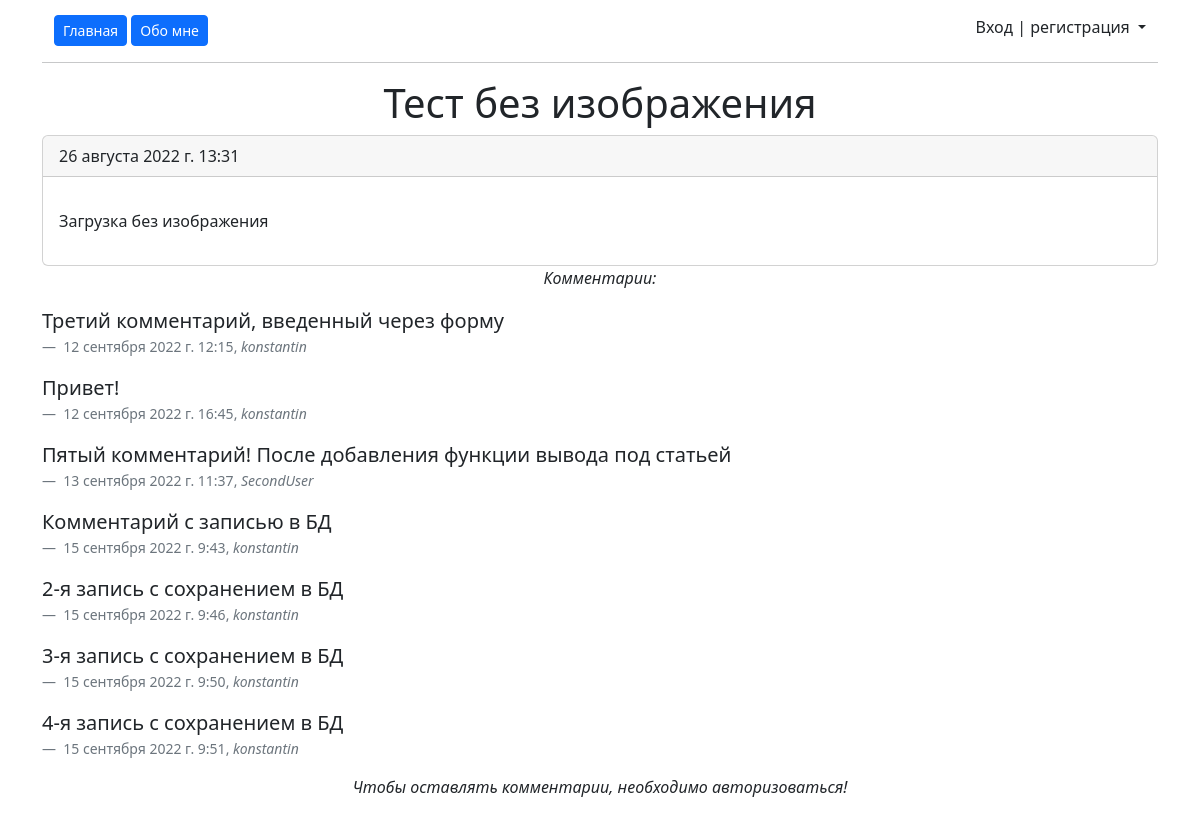
Before: /test-without-image with the older database file.
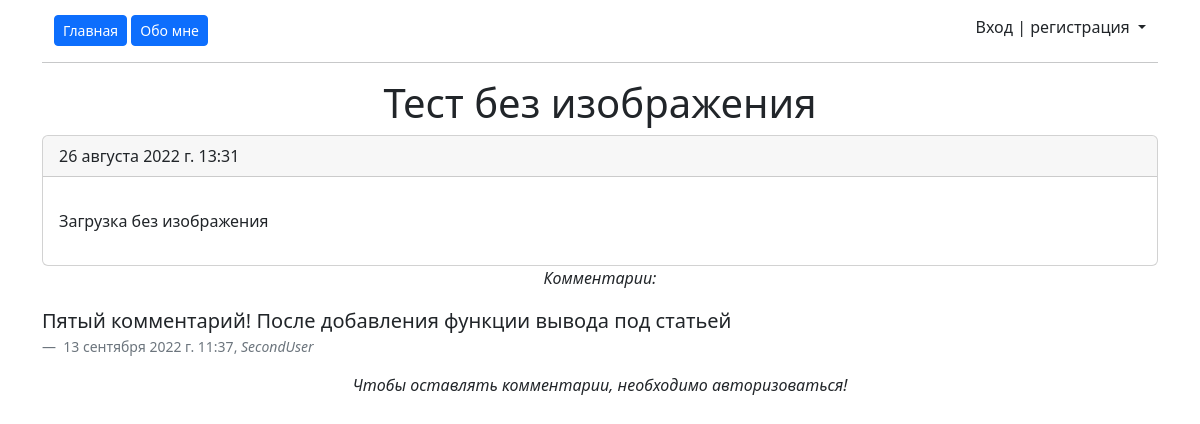
After: the same page with the newer database file.
### main/models.py (models this page shows, shortened)
class Article(models.Model):
    title = models.CharField(max_length=250, verbose_name='Название статьи')
    slug = models.SlugField(max_length=255, unique=True, db_index=True, verbose_name='URL')
    content = models.TextField(blank=True, verbose_name='Текст')
    image = models.ImageField(upload_to='images/', blank=True, verbose_name='Изображение')
    time_create = models.DateTimeField(auto_now_add=True, verbose_name='Создано')
    time_update = models.DateTimeField(auto_now=True, verbose_name='Отредактировано')
    is_published = models.BooleanField(default=True, verbose_name='Опубликовано')
    category = models.ForeignKey('Category', on_delete=PROTECT, verbose_name='Категория')
    class Meta:
        verbose_name = 'Статья'
        verbose_name_plural = 'Статьи'
        ordering = ['-time_create']

class Comments(models.Model):
    comment = models.TextField(blank=True, verbose_name='Введите текст комментария', )
    time_create = models.DateTimeField(auto_now_add=True, verbose_name='Создан комментарий')
    is_published = models.BooleanField(default=True, verbose_name='Опубликовано')
    author = models.ForeignKey(User, blank=True, null=True, on_delete=models.CASCADE, verbose_name='Автор')
    article = models.ForeignKey(Article,
                                blank=True,
                                null=True,
                                on_delete=models.CASCADE,
                                related_name='comments_articles',
                                verbose_name='Статья')
    class Meta:
        verbose_name = 'Комментарий'
        verbose_name_plural = 'Комментарии'
        ordering = ['time_create']

### main/views.py (the view, shortened to what this page needs)
# urls.py: path('<slug:slug>', views.ArticlesDetailView.as_view(), name='article_detail'),
class ArticlesDetailView(FormMixin, DetailView):
    model = Article
    template_name = 'main/article.html'
    context_object_name = 'article'
    title = Article.title
    form_class = CommentForm

### main/templates/main/article.html (shortened to what this page needs)
{% extends 'main/layout.html' %}
{% block content %}
<h1 align="center">{{ article.title }}</h1>
<div class="card">
  <div class="card-header">
    {{ article.time_create }}
  </div>
  <div class="card-body">
    <p class="card-text">{{ article.content|linebreaks }}</p>
  </div>
</div>
<p align="center"><em>Комментарии:</em></p>
  {% for el in article.comments_articles.all %}
  <figure>
    <blockquote class="blockquote">
      <p>{{ el.comment }}</p>
    </blockquote>
    <figcaption class="blockquote-footer">
      {{ el.time_create }}, <cite title="Source Title">{{ el.author }}</cite>
    </figcaption>
  </figure>
  {% endfor %}
{% if user.is_active %}
<hr>
<form method="post">
  {% csrf_token %}
    {{ form.as_p }}
  <div class="form-error">{{ form.errors }}</div>
    <input type="submit" class="btn btn-outline-secondary btn-sm" value="Добавить">
</form>
{% else %}
<p align="center"><em>Чтобы оставлять комментарии, необходимо авторизоваться!</em></p>
{% endif %}
{% endblock %}

### main/templates/main/layout.html (shortened to what this page needs)
{% load static %}
<!doctype html>
<head>
    <link href="https://cdn.jsdelivr.net/npm/bootstrap@5.2.0/dist/css/bootstrap.min.css" rel="stylesheet">
    <link href="https://getbootstrap.su/docs/5.2/assets/css/docs.css" rel="stylesheet">
</head>
<body>
{% block header %}
<div class="container" style="margin-top: 15px">
  <div class="row justify-content-md-center">
  <div class="row">
    <div class="col">
        <div class="d-grid gap-2 d-md-block">
            <a href="{% url 'Главная' %}" class="btn btn-primary btn-sm ">Главная</a>
            <a href="{% url 'Обо мне' %}" class="btn btn-primary btn-sm">Обо мне</a>
       </div>
    </div>
    <div class="col-md-auto">
        {% if request.user.is_authenticated %}
            <p align="center">Привет, {{ user.username }}! | <a href="{% url 'logout' %}">Выйти</a></p>
        {% else %}
            <a class="nav-link dropdown-toggle" href="#" role="button" data-bs-toggle="dropdown" aria-expanded="false">
            Вход | регистрация
            </a>
        {% endif %}
    </div>
  </div>
</div>
<hr>
{% endblock %}
{% block content %}
{% endblock %}
</body>
</html>

Changed rows visible on the page:
removed Comments: comment "Третий комментарий, введенный через форму", time_create "12 сентября 2022 г. 12:15", author "konstantin"
removed Comments: comment "Привет!", time_create "12 сентября 2022 г. 16:45", author "konstantin"
removed Comments: comment "Комментарий с записью в БД", time_create "15 сентября 2022 г. 9:43", author "konstantin"
removed Comments: comment "2-я запись с сохранением в БД", time_create "15 сентября 2022 г. 9:46", author "konstantin"
removed Comments: comment "3-я запись с сохранением в БД", time_create "15 сентября 2022 г. 9:50", author "konstantin"
removed Comments: comment "4-я запись с сохранением в БД", time_create "15 сентября 2022 г. 9:51", author "konstantin"
